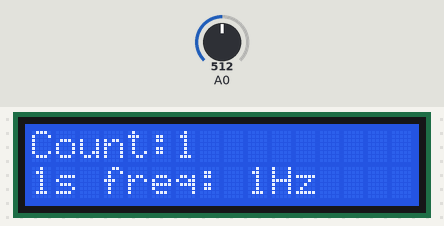
A sketch run on a simulated Arduino Uno, built with avr-gcc and run on an emulated ATmega328P. On the bench: 16×2 character LCD. The inputs (shaded band) are chosen by the test bench; at power-on: A0 = 512.

Above: at 1.2 s.
1.3 s: A0 set to 1010
At 3.5 s:
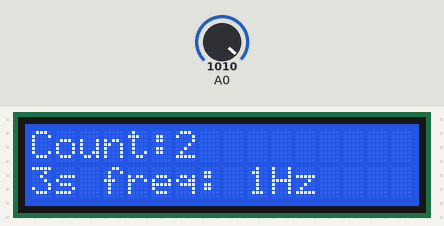
5.4 s: A0 set to 990
At 7.8 s:
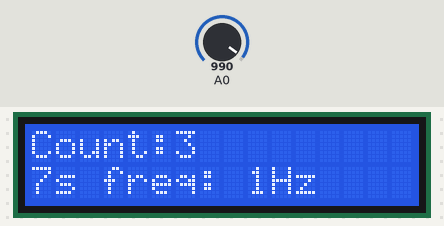
9.5 s: A0 set to 1023
At 11.5 s:
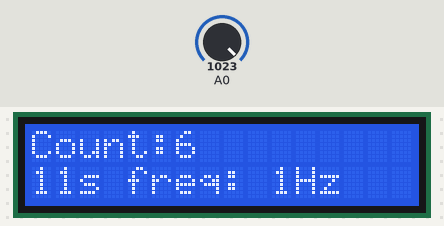
Timing chart, 0 to 13.0 s (numbered marks = the images above; inputs shaded):
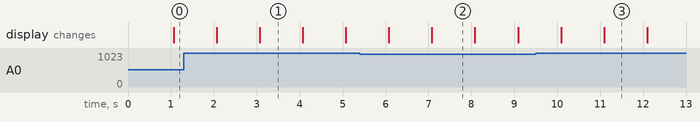

Measured:
- what the display in image 1 shows lasts 1.0 s, from 3.1 s to 4.1 s

The sketch:

sketch_jan18a.ino
```cpp
/*
Instructions
Please read the schematics of DFRobot LCD shield on how the buttons are connected to the Arduino board. They are wired into the A/D port. This exercise is about understanding the A/D feature of AVR family of microcontrollers.

Use the DFRobot LCD module to test different sampling frequency (from 2Hz to as fast as possible) on the keypad inputs. Display your key inputs, number of registered inputs, and sampling frequency on the LCD. What is the lowest sampling frequency that still guarantees "good" results, i.e., minimum errors. (Note: If you don't get any errors, then something in the code is "filtering" the bouncing behaviour for you.)

An error is defined by either a "missing" or "erroneous" key input. Try counting number of key presses yourself in your head and observe what is being registered by your software. Do as fast as you can and see whether error rates increase.

This A/D interface to key inputs is similar to your PS/2 joystick. Read the actual library code and make sure that you understand how the A/D interface on the ATMEL chip works.

Submit your working code, screen-captured of the LCD and your findings in the submission box.
*/
//Sample using LiquidCrystal library
#include <LiquidCrystal.h>

// select the pins used on the LCD panel
LiquidCrystal lcd(8, 9, 4, 5, 6, 7);

// define some values used by the panel and buttons
int lcd_key     = 0;
int adc_key_in  = 0;
#define btnRIGHT  0
#define btnUP     1
#define btnDOWN   2
#define btnLEFT   3
#define btnSELECT 4
#define btnNONE   5

long COUNT = 0;
int DELAY_Hz = 1;


/**
 * @paream frequancy in Hz
 * @return the period in ms
 */
int period (int frequancy) {
    return 1000/(frequancy);
}

// read the buttons
int read_LCD_buttons() {
    adc_key_in = analogRead(0);      // read the value from the sensor
    // my buttons when read are centered at these valies: 0, 144, 329, 504, 741
    // we add approx 50 to those values and check to see if we are close
    if (adc_key_in > 1000) return btnNONE;
    else {
        COUNT++;
        return btnSELECT;
    }

}

void setup() {
    lcd.begin(16, 2);              // start the library
    lcd.setCursor(0,0);
    lcd.print("Count:"); // print a simple message
}

void loop() {
    lcd.setCursor(6,0);
    lcd.print(COUNT);

    lcd.setCursor(0,1);
    lcd.print(millis()/1000);
    lcd.print("s");

    lcd.print(" freq: ");

    lcd.print(DELAY_Hz);

    lcd.print("Hz");

    lcd_key = read_LCD_buttons();
    delay(period(DELAY_Hz));
}
```
